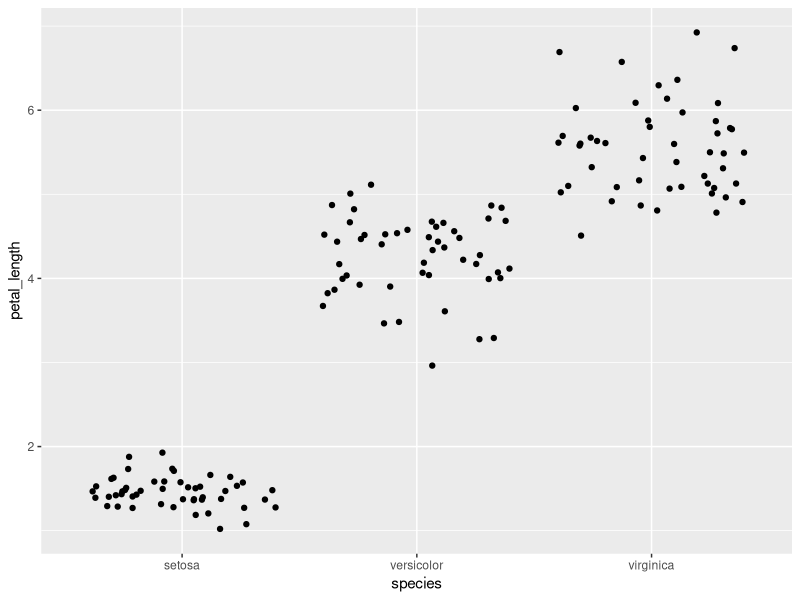
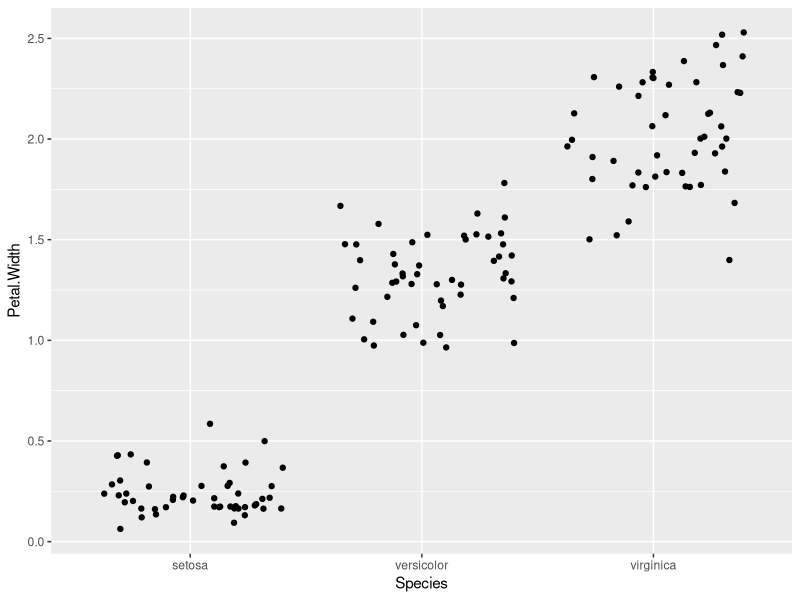
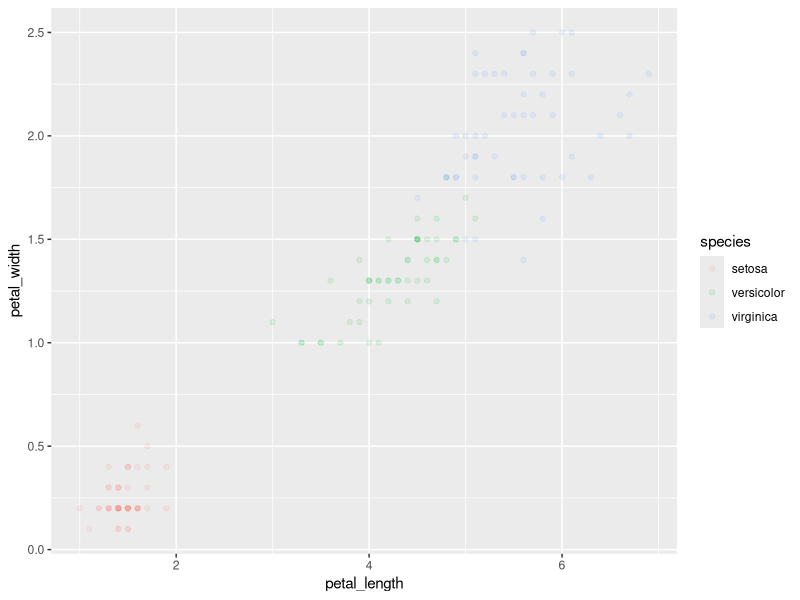

Source code (R) for these figures, in order: (Note: this script raises an error after producing the figures.)
## ---- chunk 1
library(tidyverse)


iris <- as_tibble(iris)

## ---- chunk 2
iris_pt2 <- rename(iris, sepal_length = Sepal.Length,
                    sepal_width = Sepal.Width, 
       petal_length = Petal.Length,
       petal_width =  Petal.Width,
       species = Species)
## ---- chunk 3
a1 <- select(iris_pt2, sepal_length, sepal_width, petal_length, petal_width, species)
   mutate(a1,  sepal_length = sepal_length * 10,
       sepal_width = sepal_width * 10, 
        petal_length = petal_length * 10, 
       petal_width = petal_width * 10)
## ---- chunk 4
a3 <- mutate(a1, sepal_area = sepal_length * sepal_width, 
             petal_area = petal_length * petal_width )
a4 <- select(a3, sepal_area, petal_area)
## ---- chunk 5
d2 <- select(a1, sepal_length)

summarize (a1,
          sampl_size= n(),
          max_sepal.length = max(sepal_length),
          min_sepal.length = min(sepal_length),
          range_sepal.length = range(max_sepal.length - min_sepal.length),         
          median_sepal_length = median(sepal_length),         
          first_quartile_sepal_length = quantile(sepal_length, probs = 0.25),
           IQR_sepal_length = IQR(sepal_length))
## ---- chunk 6
Petals_grouped <- group_by(iris, Petal.Width)
summarize (iris,
           sample_size = n(),
           mean = mean(Petal.Width),
           sd = sd(Petal.Width),
           var = var(Petal.Width),
           stderr = sd(Petal.Width) / sqrt(sample_size),
           ci_upper = mean + 2 * stderr,
           ci_lower = mean - 2* stderr
          
           )
## ---- chunk 7
ggplot(data = a1) + geom_jitter(aes(y = petal_length, x = species)) 

## ---- chunk 8
ggplot(data = iris) + 
        geom_jitter(mapping =  aes( y = Petal.Width, x = Species))
Width_summary <-
  summarize(
   Petals_grouped,
    petal_mean = mean(Petal.Width),
    petal_sem = mean(petal_mean) / sqrt(n()),
    ci_upper_limit = petal_mean + 1.96 * petal_sem,
    ci_lower_limit = petal_mean - 1.96 * petal_sem
  )
Width_summary





## ---- chunk 9
ggplot(data = a1) +
  geom_point(mapping = aes(x = petal_length, y = petal_width, color = species), alpha = 0.1)
## ---- chunk 10
sessioninfo::session_info()
